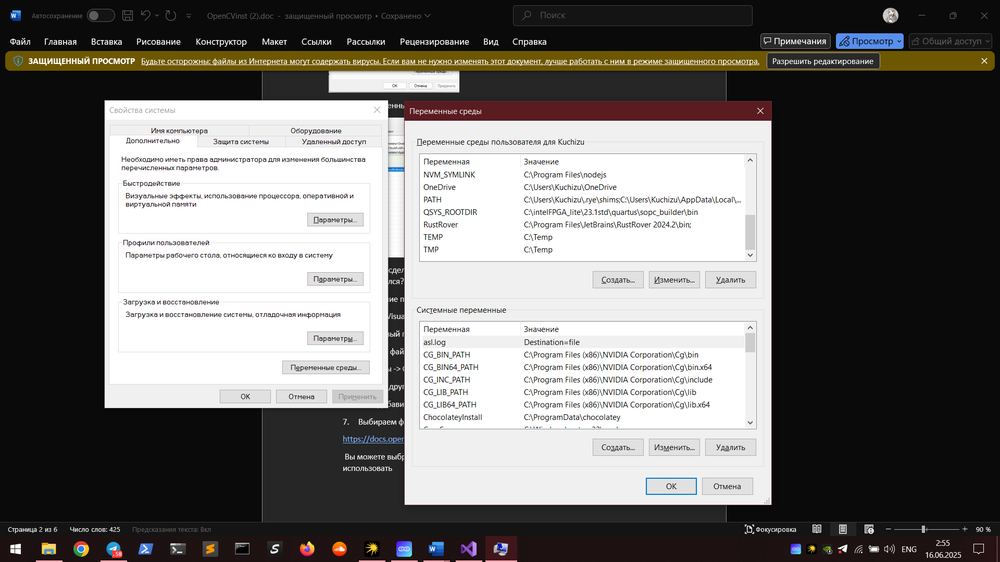
//> input picture Сем 6/Методы обработки изображений/images/Снимок экрана (2398).png, 1000 x 562 px, shrunk from 1920 x 1080 before the run
$ ./6 '../images/Снимок экрана (2398).png'   (built with g++ and OpenCV 4)
//> lines starting //> are read from the running program, lines starting //| are printed output that depends on the picture; after the words box and inside, x2 and y2 are one past the last pixel; in counts of white or black regions, pixels touching at a corner belong together

#include <opencv2/core.hpp>
#include <opencv2/imgproc.hpp>
#include <opencv2/highgui.hpp>
#include <iostream>

void show_wait_destroy(const char* winname, cv::Mat img);

using namespace std;
using namespace cv;

int main(int argc, char** argv)
{
    CommandLineParser parser(argc, argv, "{@input | notes.png | input image}");
    Mat src = imread( samples::findFile( parser.get<String>("@input") ), IMREAD_COLOR);
//> src is the input picture: 562 rows x 1000 cols, CV_8UC3; mean B, G, R 110.8, 112.8, 114.7
    if (src.empty())
    {
        cout << "Could not open or find the image!\n" << endl;
        cout << "Usage: " << argv[0] << " <Input image>" << endl;
        return -1;
    }

    // Show source image
    imshow("src", src);

    // Transform source image to gray if it is not already
    Mat gray;

    if (src.channels() == 3)
    {
        cvtColor(src, gray, COLOR_BGR2GRAY);
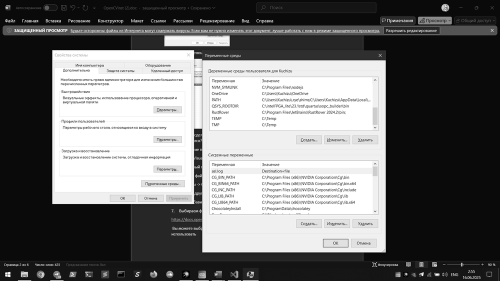
//> gray: 562 rows x 1000 cols, CV_8UC1 (shown at 1/2 size); min 0, max 255, mean 113.1
    }
    else
    {
        gray = src;
    }

    // Show gray image
    show_wait_destroy("gray", gray);

    // Apply adaptiveThreshold at the bitwise_not of gray, notice the ~ symbol
    Mat bw;
    adaptiveThreshold(~gray, bw, 255, ADAPTIVE_THRESH_MEAN_C, THRESH_BINARY, 15, -2);
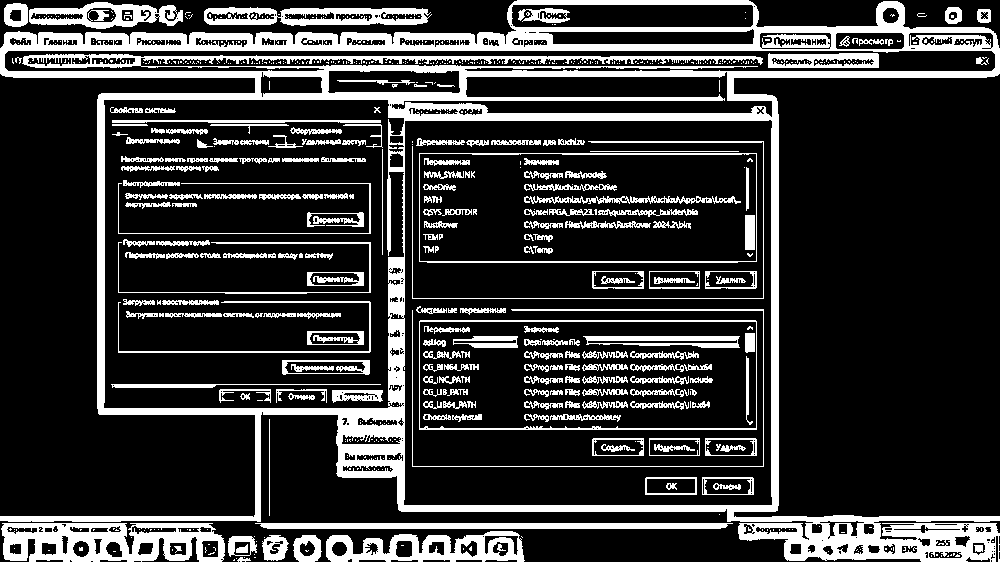
//> bw: 562 rows x 1000 cols, CV_8UC1; 21.4% white; 670 white regions (460 under 20 px), largest, box (x1, y1, x2, y2) and area: (0, 0, 1000, 562) 62995, (1, 523, 225, 562) 5757, (326, 531, 525, 562) 3380

    // Show binary image
    show_wait_destroy("binary", bw);

    // Create the images that will use to extract the horizontal and vertical lines
    Mat horizontal = bw.clone();
    Mat vertical = bw.clone();

    // Specify size on horizontal axis
    int horizontal_size = horizontal.cols / 30;

    // Create structure element for extracting horizontal lines through morphology operations
    Mat horizontalStructure = getStructuringElement(MORPH_RECT, Size(horizontal_size, 1));

    // Apply morphology operations
    erode(horizontal, horizontal, horizontalStructure, Point(-1, -1));
    dilate(horizontal, horizontal, horizontalStructure, Point(-1, -1));
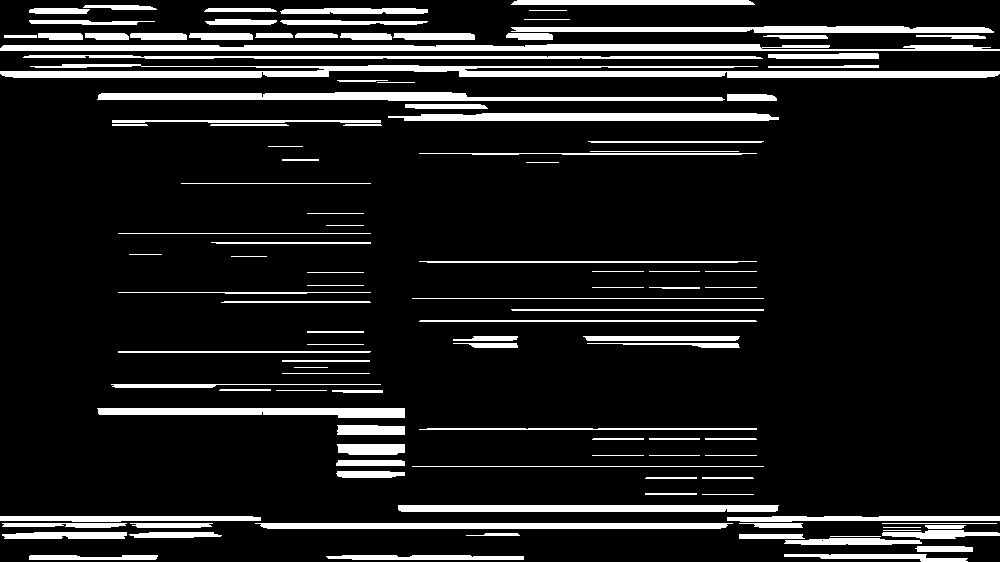
//> horizontal: 562 rows x 1000 cols, CV_8UC1; 11.7% white; 118 white regions, largest, box (x1, y1, x2, y2) and area: (0, 64, 1000, 78) 7622, (0, 44, 1000, 51) 5595, (97, 92, 725, 101) 3793

    // Show extracted horizontal lines
    show_wait_destroy("horizontal", horizontal);

    // Specify size on vertical axis
    int vertical_size = vertical.rows / 30;

    // Create structure element for extracting vertical lines through morphology operations
    Mat verticalStructure = getStructuringElement(MORPH_RECT, Size(1, vertical_size));

    // Apply morphology operations
    erode(vertical, vertical, verticalStructure, Point(-1, -1));
    dilate(vertical, vertical, verticalStructure, Point(-1, -1));
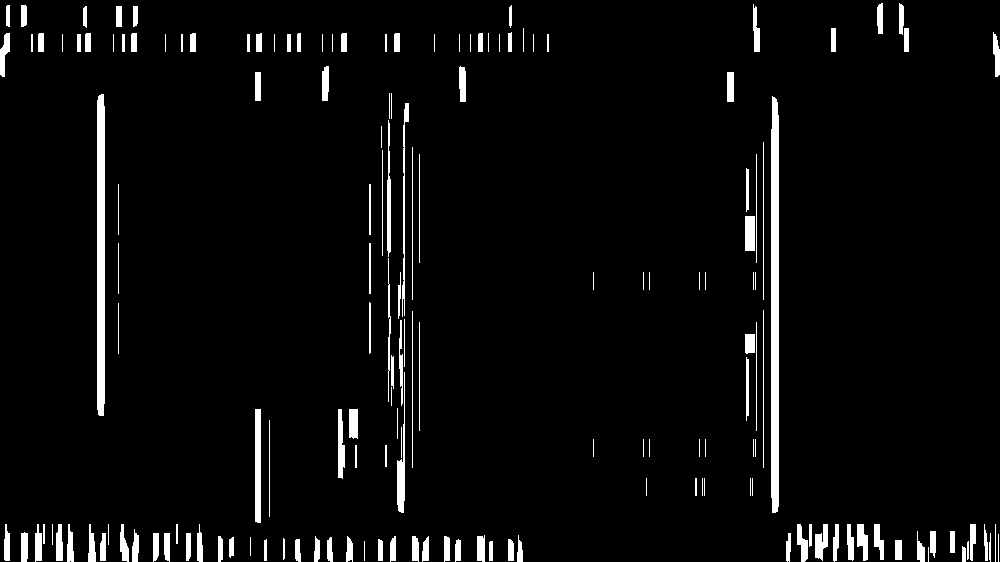
//> vertical: 562 rows x 1000 cols, CV_8UC1; 4.3% white; 166 white regions (34 under 20 px), largest, box (x1, y1, x2, y2) and area: (771, 96, 779, 513) 3248, (97, 94, 105, 416) 2535, (255, 409, 261, 523) 682

    // Show extracted vertical lines
    show_wait_destroy("vertical", vertical);

    // Inverse vertical image
    bitwise_not(vertical, vertical);
    show_wait_destroy("vertical_bit", vertical);

    // Extract edges and smooth image according to the logic
    // 1. extract edges
    // 2. dilate(edges)
    // 3. src.copyTo(smooth)
    // 4. blur smooth img
    // 5. smooth.copyTo(src, edges)

    // Step 1
    Mat edges;
    adaptiveThreshold(vertical, edges, 255, ADAPTIVE_THRESH_MEAN_C, THRESH_BINARY, 3, -2);
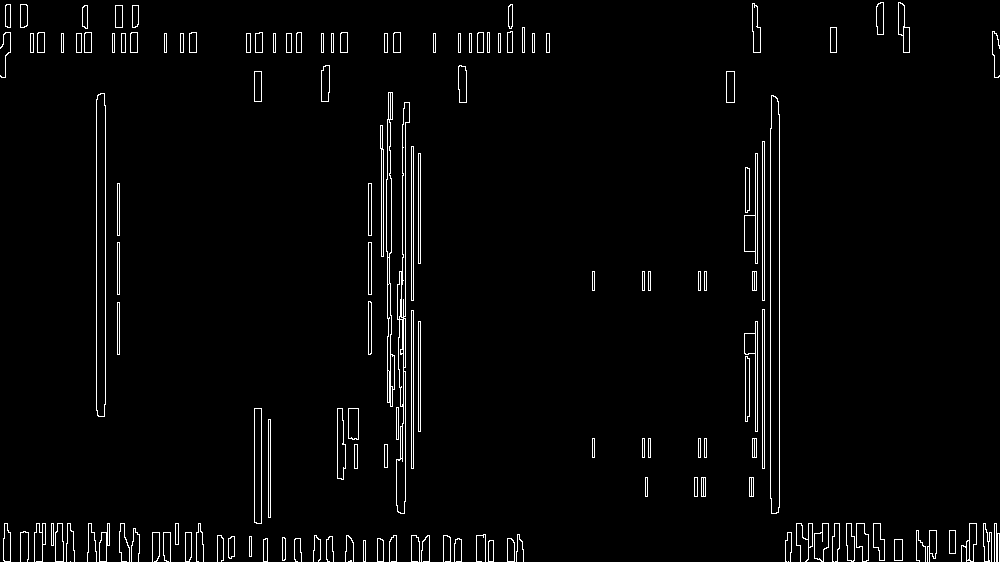
//> edges: 562 rows x 1000 cols, CV_8UC1; 2.7% white in thin lines or dots
    show_wait_destroy("edges", edges);

    // Step 2
    Mat kernel = Mat::ones(2, 2, CV_8UC1);
    dilate(edges, edges, kernel);
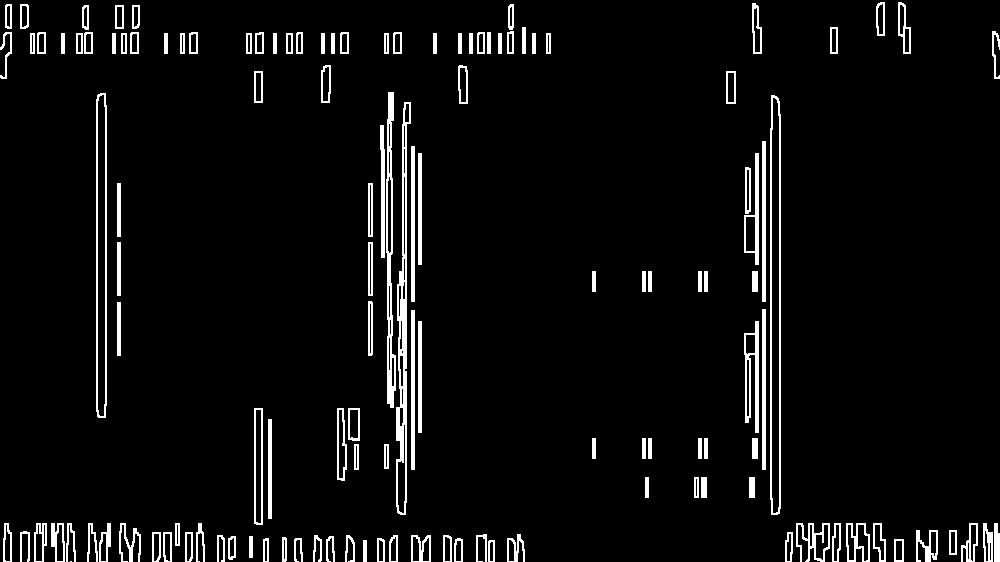
//> edges: 562 rows x 1000 cols, CV_8UC1; 5.3% white; 132 white regions (1 under 20 px), largest, box (x1, y1, x2, y2) and area: (396, 102, 411, 515) 2340, (770, 95, 781, 515) 1708, (386, 92, 396, 408) 1509
    show_wait_destroy("dilate", edges);

    // Step 3
    Mat smooth;
    vertical.copyTo(smooth);

    // Step 4
    blur(smooth, smooth, Size(2, 2));

    // Step 5
    smooth.copyTo(vertical, edges);

    // Show final result
    show_wait_destroy("smooth - final", vertical);

    return 0;
}

void show_wait_destroy(const char* winname, cv::Mat img) {
    imshow(winname, img);
    moveWindow(winname, 500, 0);
    waitKey(0);
    destroyWindow(winname);
}

$ run again, on Сем 6/Методы обработки изображений/images/Снимок экрана (2401).png
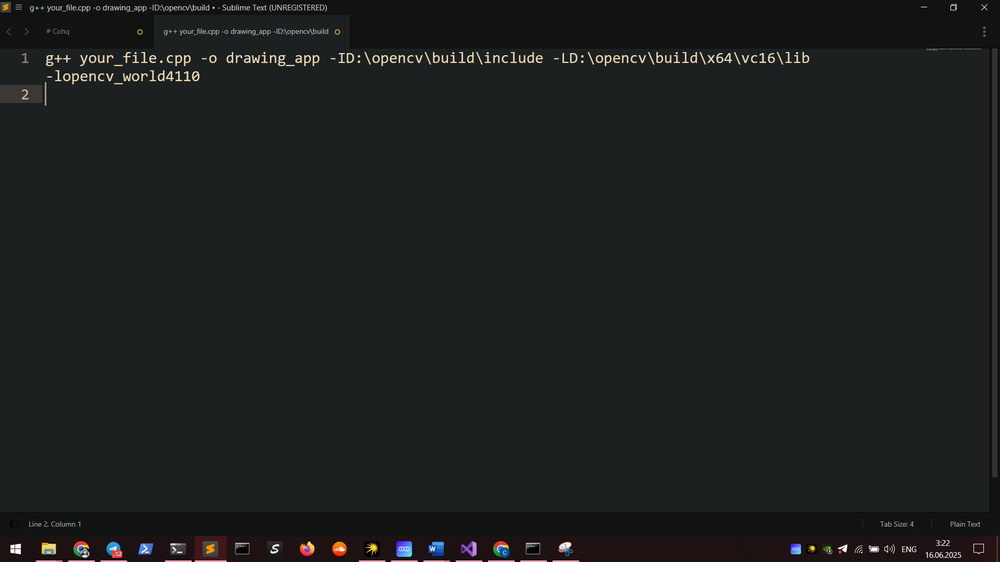
//> input picture Сем 6/Методы обработки изображений/images/Снимок экрана (2401).png, 1000 x 562 px, shrunk from 1920 x 1080 before the run
//> src is the input picture: 562 rows x 1000 cols, CV_8UC3; mean B, G, R 32.5, 31.8, 29.8
//> `adaptiveThreshold(~gray, bw, 255, ADAPTIVE_THRESH_MEAN_C, THRESH_BINAR..`:
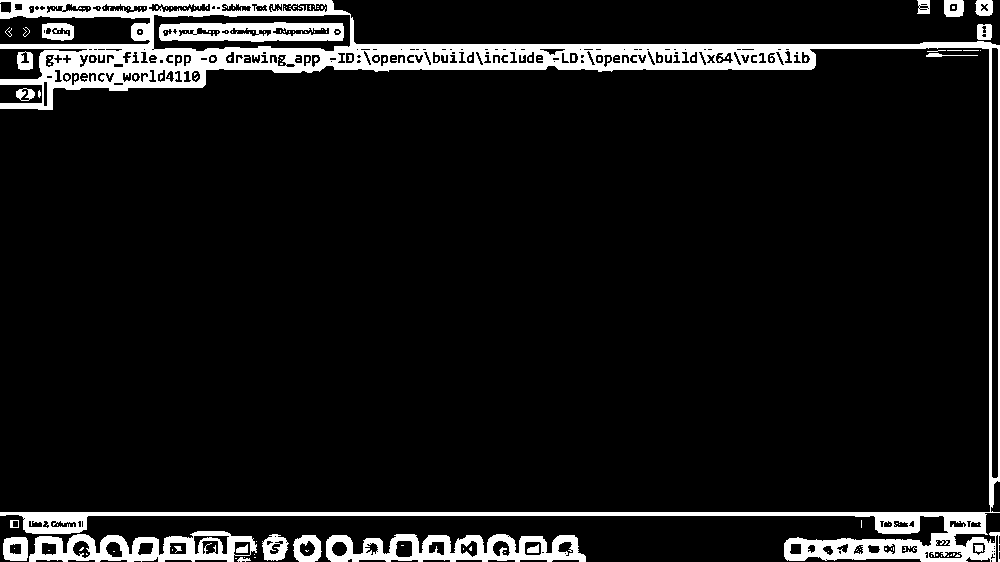
//> bw: 562 rows x 1000 cols, CV_8UC1; 9.1% white; 159 white regions (135 under 20 px), largest, box (x1, y1, x2, y2) and area: (0, 0, 1000, 562) 36618, (326, 534, 586, 562) 4224, (29, 531, 257, 562) 3686
//> `dilate(edges, edges, kernel);`:
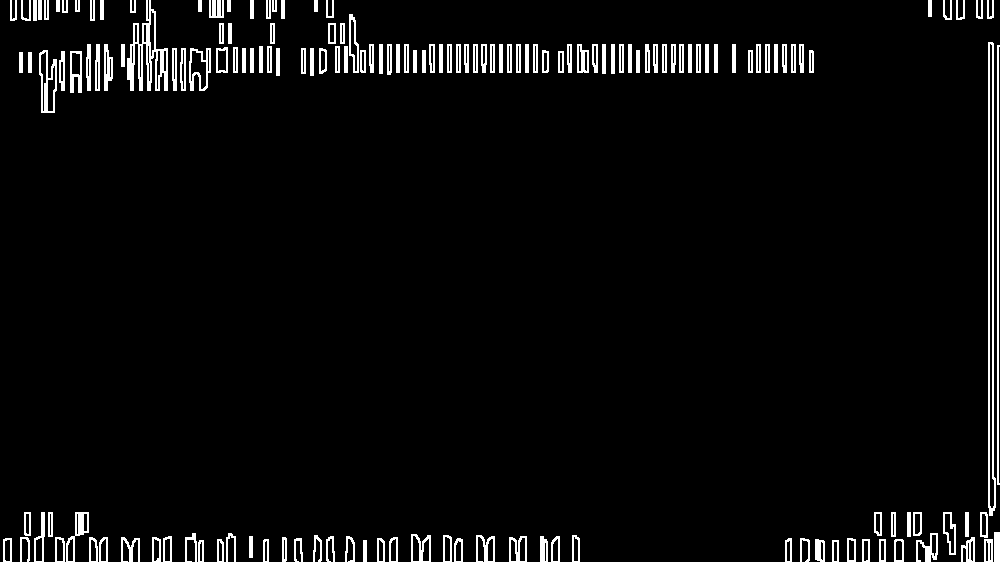
//> edges: 562 rows x 1000 cols, CV_8UC1; 4.3% white in thin lines or dots
